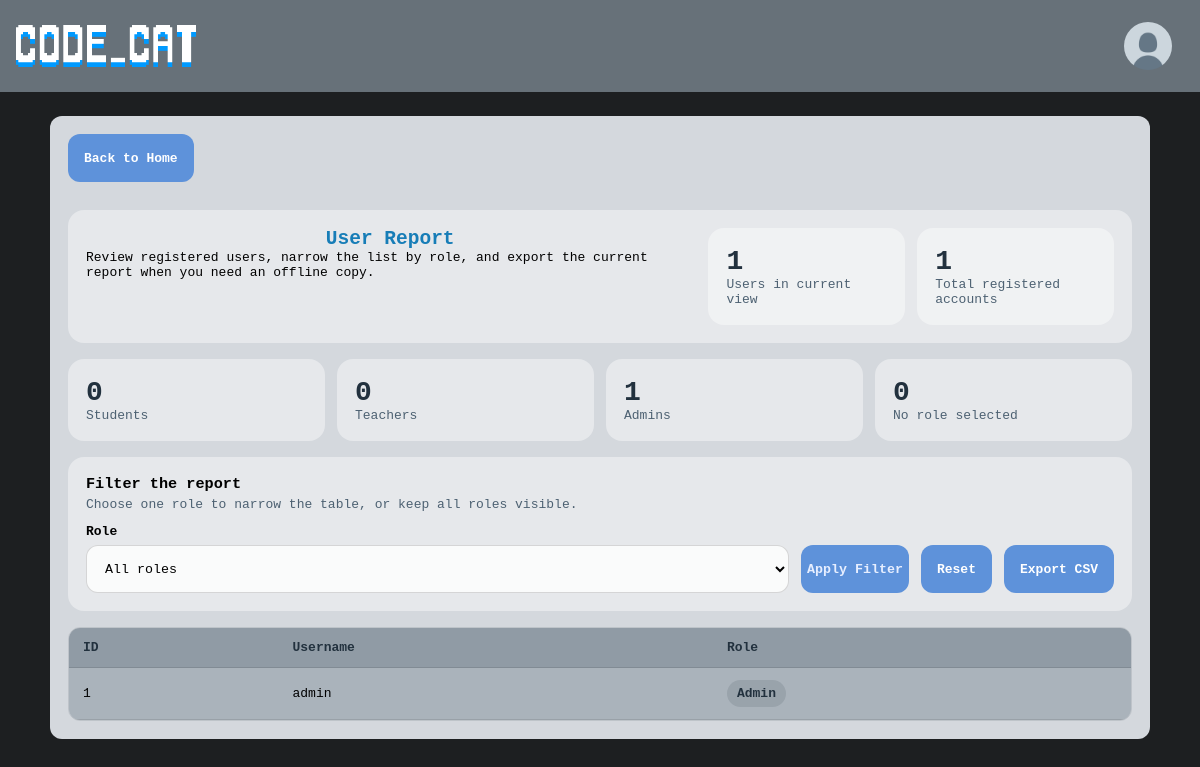
/reports.php (signed in), run on the app's committed database.
### tables this page shows
CREATE TABLE users (
    id INT UNSIGNED NOT NULL AUTO_INCREMENT,
    username VARCHAR(50) NOT NULL,
    password VARCHAR(255) NOT NULL,
    email VARCHAR(100) NOT NULL,
    role ENUM('student', 'teacher', 'admin', 'na') NOT NULL DEFAULT 'na',
    register_date TIMESTAMP NOT NULL DEFAULT CURRENT_TIMESTAMP,
    PRIMARY KEY (id),
    UNIQUE KEY uq_users_username (username),
    UNIQUE KEY uq_users_email (email)
);

### reports.php (the view, shortened to what this page needs)
<?php
include "db.php";
$role = trim((string)($_GET['role'] ?? ''));
if ($role !== '') {
    $stmt = $conn->prepare("SELECT * FROM users WHERE role = ?");
    $stmt->bind_param("s", $role);
    $stmt->execute();
    $result = $stmt->get_result();
} else {
    $result = $conn->query("SELECT * FROM users");
}
$report_count = $result ? $result->num_rows : 0;
$role_counts = [
    'student' => 0,
    'teacher' => 0,
    'admin' => 0,
    'na' => 0
];
$role_summary = $conn->query("
    SELECT role, COUNT(*) AS total
    FROM users
    GROUP BY role
");
if ($role_summary) {
    while ($summary_row = $role_summary->fetch_assoc()) {
        $summary_role = (string)($summary_row['role'] ?? '');
        if (array_key_exists($summary_role, $role_counts)) {
            $role_counts[$summary_role] = (int)$summary_row['total'];
        }
    }
}
?>
<!DOCTYPE html>
<html>
<head>
    <link rel="stylesheet" href="style.css">
</head>
<body>
    <div class="tab">
        <a href="index.php">
            <img src="img\logo.png" class="logo">
        </a>
        <div class="nav-buttons">
            <div class="profile" onclick="toggleMenu()">
                <img src="img\default-pfp.png" class="profile-img">
            </div>
        </div>
    </div>
    <div class="panel report_panel">
        <div class="page_back_row is-tight">
            <a class="secondary_button" href="index.php">Back to Home</a>
        </div>
        <div class="dashboard_hero">
            <div>
                <h2>User Report</h2>
                <p>Review registered users, narrow the list by role, and export the current report when you need an offline copy.</p>
            </div>
            <div class="dashboard_summary">
                <div class="dashboard_summary_card">
                    <strong><?= $report_count ?></strong>
                    <span><?= $role === '' ? 'Users in current view' : ucfirst($role) . ' users in current view' ?></span>
                </div>
                <div class="dashboard_summary_card">
                    <strong><?= array_sum($role_counts) ?></strong>
                    <span>Total registered accounts</span>
                </div>
            </div>
        </div>
        <div class="dashboard_summary">
            <div class="dashboard_summary_card">
                <strong><?= $role_counts['student'] ?></strong>
                <span>Students</span>
            </div>
            <div class="dashboard_summary_card">
                <strong><?= $role_counts['teacher'] ?></strong>
                <span>Teachers</span>
            </div>
            <div class="dashboard_summary_card">
                <strong><?= $role_counts['admin'] ?></strong>
                <span>Admins</span>
            </div>
            <div class="dashboard_summary_card">
                <strong><?= $role_counts['na'] ?></strong>
                <span>No role selected</span>
            </div>
        </div>
        <div class="filter_card">
            <div class="dashboard_section_header">
                <h3>Filter the report</h3>
                <p>Choose one role to narrow the table, or keep all roles visible.</p>
            </div>
            <form method="GET" class="report_filters">
                <div class="field_group">
                    <label for="role">Role</label>
                    <select name="role" id="role">
                        <option value="">All roles</option>
                    </select>
                </div>
                <button type="submit">Apply Filter</button>
                <a class="secondary_button" href="reports.php">Reset</a>
                <a class="secondary_button" href="export.php">Export CSV</a>
            </form>
        </div>
        <div class="table_wrap">
            <table class="report_table">
                <tr>
                    <th>ID</th>
                    <th>Username</th>
                    <th>Role</th>
                </tr>
                <?php if ($result && $result->num_rows > 0): ?>
                    <?php while ($row = $result->fetch_assoc()): ?>
                    <tr>
                        <td><?= htmlspecialchars($row['id']) ?></td>
                        <td><?= htmlspecialchars($row['username']) ?></td>
                        <td><span class="status_pill"><?= htmlspecialchars($row['role']) ?></span></td>
                    </tr>
                    <?php endwhile; ?>
                <?php else: ?>
                    <tr class="empty_state_row">
                        <td colspan="3">No users match the current filter.</td>
                    </tr>
                <?php endif; ?>
            </table>
        </div>
    </div>
</body>
</html>

### data on the page
users: id "1", username "admin", role "Admin"

### other printed values
$report_count "1"
array_sum($role_counts) "1"
$role_counts['student'] "0"
$role_counts['teacher'] "0"
$role_counts['admin'] "1"
$role_counts['na'] "0"
